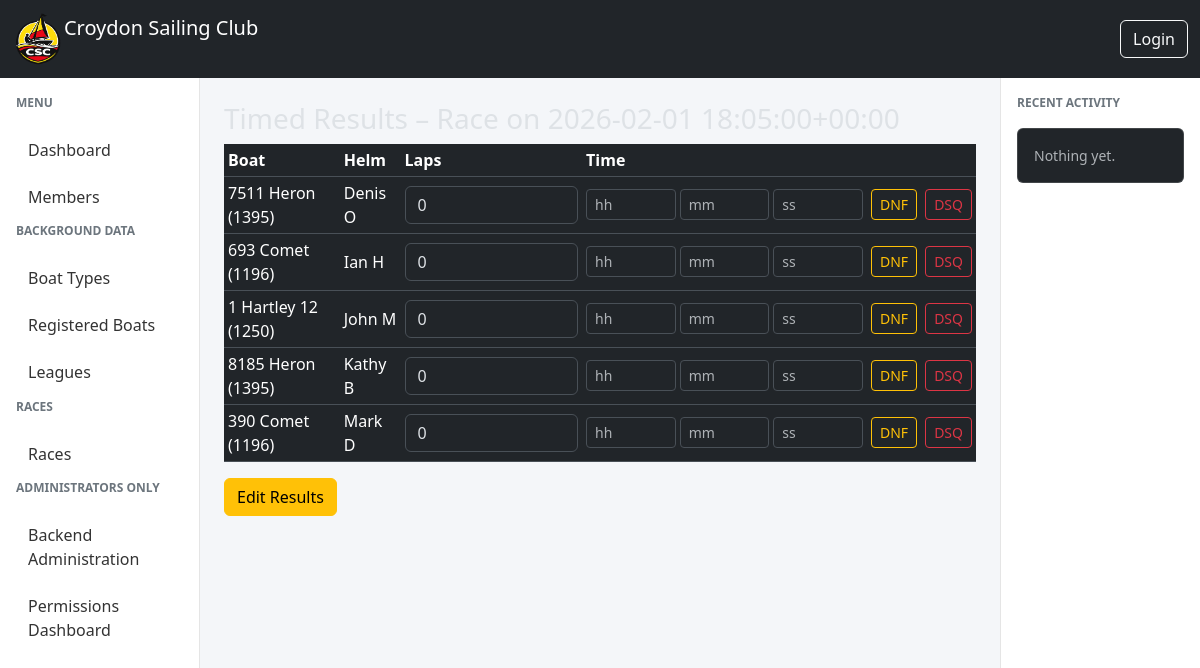
/races/22/results/timed/, run on the app's committed database.
### races/models.py (models this page shows, shortened)
class Race(models.Model):
    event = models.OneToOneField(Event, on_delete=models.CASCADE)
    league = models.ForeignKey(
        "races.League",
        on_delete=models.SET_NULL,
        null=True,
        blank=True,
        related_name="races",
    )
    race_officer = models.ForeignKey(
        settings.AUTH_USER_MODEL,
        on_delete=models.SET_NULL,
        null=True,
        related_name="races_as_ro",
    )
    assistant_race_officer = models.ForeignKey(
        settings.AUTH_USER_MODEL,
        on_delete=models.SET_NULL,
        null=True,
        blank=True,
        related_name="races_as_aro",
    )
    class RaceStatus(models.TextChoices):
        DRAFT = "draft", "Draft"
        OPEN = "open", "Open"
        RUNNING = "running", "Running"
        FINISHED = "finished", "Finished"
        VERIFIED = "verified", "Verified"
        LOCKED = "locked", "Locked"
    status = models.CharField(
        max_length=20,
        choices=RaceStatus.choices,
        default=RaceStatus.DRAFT,
    )
    def __str__(self):
        return f"Race on {self.event.start_datetime}"

class Event(models.Model):
    class EventType(models.TextChoices):
        RACE = "race", "Race"
        MEETING = "meeting", "Meeting"
        WORKPARTY = "workparty", "Work Party"
    start_datetime = models.DateTimeField()
    type = models.CharField(max_length=20, choices=EventType.choices)
    created_by = models.ForeignKey(
        settings.AUTH_USER_MODEL,
        on_delete=models.SET_NULL,
        null=True,
        related_name="events_created",
    )
    created_at = models.DateTimeField(auto_now_add=True)
    is_active = models.BooleanField(default=True)

class RaceEntry(models.Model):
    race = models.ForeignKey(Race, on_delete=models.CASCADE, related_name="entries")
    helm = models.ForeignKey(
        settings.AUTH_USER_MODEL,
        on_delete=models.CASCADE,
        related_name="races_as_helm",
    )
    crew = models.ForeignKey(
        settings.AUTH_USER_MODEL,
        on_delete=models.SET_NULL,
        null=True,
        blank=True,
        related_name="races_as_crew",
    )
    boat = models.ForeignKey(
        "races.RegisteredBoat",
        on_delete=models.PROTECT,
    )
    boat_type_name = models.CharField(max_length=200)
    py_used = models.IntegerField()
    finish_position = models.PositiveIntegerField(null=True, blank=True)
    laps = models.PositiveIntegerField(null=True, blank=True)
    elapsed_seconds = models.PositiveIntegerField(null=True, blank=True)
    class ResultStatus(models.TextChoices):
        FINISHED = "finished", "Finished"
        DNF = "dnf", "Did Not Finish"
        DSQ = "dsq", "Disqualified"
    result_status = models.CharField(
        max_length=20,
        choices=ResultStatus.choices,
        default=ResultStatus.FINISHED,
    )
    created_at = models.DateTimeField(auto_now_add=True)
    class Meta:
        constraints = [
            models.UniqueConstraint(fields=["race", "boat"], name="unique_boat_per_race"),
            models.UniqueConstraint(fields=["race", "helm"], name="unique_helm_per_race"),
        ]

class RegisteredBoat(models.Model):
    sail_number = models.CharField(max_length=20)
    boat_type = models.ForeignKey(BoatType,on_delete=models.CASCADE)
    def __str__(self):
        return f'{self.sail_number} {self.boat_type}'

class BoatType(models.Model):
    name = models.CharField(max_length=100)
    description = models.CharField(max_length=255, blank=True)
    py = models.IntegerField(
        "Portsmouth Yardstick",
        validators=[
            MinValueValidator(1000),
            MaxValueValidator(2000),
        ],
    )
    def __str__(self):
        return f'{self.name} ({self.py})'

### members/models.py (models this page shows, shortened)
class Member(AbstractUser):
    username = models.CharField(
        max_length=150,
        unique=True,
        null=True,
        blank=True,
        verbose_name="Alias"
    )
    email = models.EmailField(
        unique=True,
        verbose_name="Email Address"
    )
    full_name = models.CharField(
        max_length=255,
        blank=True,
        help_text="Full name as an alternative to first and last name"
    )
    email_verified = models.BooleanField(
        default=False,
        help_text="Designates whether the user's email has been verified"
    )
    default_boat = models.ForeignKey(
        "races.RegisteredBoat",
        on_delete=models.SET_NULL,
        null=True,
        blank=True,
        related_name="default_for_members",
    )
    USERNAME_FIELD = "email"
    REQUIRED_FIELDS = ["username"]
    def get_short_name(self):
        return self.full_name or self.username or self.email

### races/views.py (the view, shortened to what this page needs)
# urls.py: path("<int:pk>/results/timed/", timed_results, name="race-results-timed"),
def timed_results(request, pk):
    race = get_object_or_404(Race, pk=pk)
    entries = race.entries.select_related("boat", "helm")
    state = build_race_state(race.id)
    for e in entries:
        b = state["boats"].get(e.id)
        if not b:
            continue
        e.laps = b["laps"]
        e.elapsed_seconds = b["last"]
    preview = None
    for e in entries:
        if e.elapsed_seconds:
            e.h = e.elapsed_seconds // 3600
            e.m = (e.elapsed_seconds % 3600) // 60
            e.s = e.elapsed_seconds % 60
        else:
            e.h = e.m = e.s = ""
    if race.status == Race.RaceStatus.FINISHED:
        valid = [
            e for e in entries
            if e.elapsed_seconds and e.laps and e.result_status not in ["dnf", "dsq"]
        ]
    return render(request, "races/timed_results.html", {
        "race": race,
        "entries": entries,
        "preview": preview,
    })

### races/templates/races/timed_results.html (shortened to what this page needs)
{% extends "base.html" %}
{% block content %}
<h3>Timed Results – {{ race }}</h3>
<form method="post" id="timed-form">
<table class="table table-sm align-middle">
<thead>
<tr>
    <th>Boat</th>
    <th>Helm</th>
    <th>Laps</th>
    <th>Time</th>
    <th></th>
</tr>
</thead>
<tbody>
{% for e in entries %}
<tr id="row-{{ e.id }}"
    class="
    ">
    <td>{{ e.boat }}</td>
    <td>{{ e.helm.username }}</td>
    <td>
        <input type="number" name="laps_{{ e.id }}"
               value="{{ e.laps|default_if_none:'' }}" class="form-control">
    </td>
    <td>
        <div class="d-flex gap-1">
            <input type="number" min="0" placeholder="hh"
                name="h_{{ e.id }}" value="{{ e.h }}" class="form-control form-control-sm">
            <input type="number" min="0" max="59" placeholder="mm"
                name="m_{{ e.id }}" value="{{ e.m }}" class="form-control form-control-sm">
            <input type="number" min="0" max="59" placeholder="ss"
                name="s_{{ e.id }}" value="{{ e.s }}" class="form-control form-control-sm">
        </div>
    </td>
    <td>
        <div class="d-flex gap-2">
            <button type="button"
                    class="btn btn-sm btn-outline-warning mark-dnf"
                    data-id="{{ e.id }}">
                DNF
            </button>
            <button type="button"
                    class="btn btn-sm btn-outline-danger mark-dsq"
                    data-id="{{ e.id }}">
                DSQ
            </button>
        </div>
    </td>
</tr>
{% endfor %}
</tbody>
</table>
{% if race.status == race.RaceStatus.FINISHED %}
    <a href="{% url 'race-results-timed-edit' race.pk %}"
    class="btn btn-warning">
        Edit Results
    </a>
{% endif %}
</form>
{% endblock %}

### csc_manager/templates/base.html (style rules this page uses)
body { background-color: #f4f6f9; }

### data on the page
Race: event.start_datetime "Race on 2026-02-01 18:05:00+00:00"
RaceEntry: boat "7511 Heron (1395)", helm.username "Denis O", laps "0"
RaceEntry: boat "693 Comet (1196)", helm.username "Ian H", laps "0"
RaceEntry: boat "1 Hartley 12 (1250)", helm.username "John M", laps "0"
RaceEntry: boat "8185 Heron (1395)", helm.username "Kathy B", laps "0"
RaceEntry: boat "390 Comet (1196)", helm.username "Mark D", laps "0"
